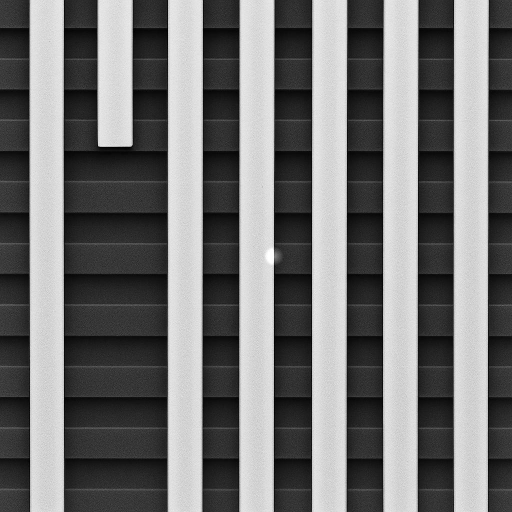
#> input picture old_versions/24_img_preprocess/image_with_bump.jpg, 1024 x 1024 px, found by its file name (shown at 1/2 size)
$ python 04_grid_analysis.py
#> lines starting #> are read from the running program, lines starting #| are printed output that depends on the picture
import numpy as np
from PIL import Image
import matplotlib.pyplot as plt
import matplotlib.patches as patches
from scipy import signal

class GridAnalyzer:
    def __init__(self, image_path):
        """初始化分析器"""
#> called with image_path = 'image_with_bump.jpg'
        self.image = Image.open(image_path).convert('L')
#> self.image is the input picture: PIL image 1024x1024 L; min 0, max 255, mean 114.1
        self.image_np = np.array(self.image)
        self.height, self.width = self.image_np.shape
#> self.height = 1024; self.width = 1024
        self.vertical_lines = []
        self.horizontal_lines = []
        self.grid_cells = []

    def detect_grid_lines(self):
        """檢測網格線（垂直和水平）"""
        # 檢測垂直線
        column_means = np.mean(self.image_np, axis=0)
#> column_means = 1024 values, max 225.8 at index 342, min 3.03 at index 906, mean 114.1
        col_gradient = np.gradient(column_means)
#> col_gradient = 1024 values, max 102.4 at index 335, min -99.63 at index 405, mean -0.000959

        # 找出亮度變化大的位置（可能是邊界）
        col_threshold = np.std(col_gradient) * 2
#> col_threshold = 25.36
        vertical_edges = np.where(np.abs(col_gradient) > col_threshold)[0]
#> vertical_edges = 32 values from 58 to 977

        # 合併相近的邊緣
        self.vertical_lines = []
        if len(vertical_edges) > 0:
            current_group = [vertical_edges[0]]
#> current_group = [58]
            for i in range(1, len(vertical_edges)):
                if vertical_edges[i] - vertical_edges[i-1] < 10:
                    current_group.append(vertical_edges[i])
                else:
                    self.vertical_lines.append(int(np.mean(current_group)))
                    current_group = [vertical_edges[i]]
#> this loop made 31 passes
#> current_group on passes 3, 5, 6, 7, 10, 12, 14, 16, 18, 21, 24, 26: [127], [195], [265], [334], [404], [478], [547], [623], [692], [765], [835], [906]
#> after the loop, self.vertical_lines = [59, 127, 195, 265, 335, 404, 478, 547, 623, 693, 766, 835, 907]
            self.vertical_lines.append(int(np.mean(current_group)))

        # 檢測水平線
        row_means = np.mean(self.image_np, axis=1)
#> row_means = 1024 values, max 142.8 at index 118, min 93.13 at index 798, mean 114.1
        row_gradient = np.gradient(row_means)
#> row_gradient = 1024 values, max 10.09 at index 608, min -14.76 at index 547, mean -0.00829

        row_threshold = np.std(row_gradient) * 2
#> row_threshold = 4.12
        horizontal_edges = np.where(np.abs(row_gradient) > row_threshold)[0]
#> horizontal_edges = 53 values from 55 to 981

        # 合併相近的邊緣
        self.horizontal_lines = []
        if len(horizontal_edges) > 0:
            current_group = [horizontal_edges[0]]
#> current_group = [55]
            for i in range(1, len(horizontal_edges)):
                if horizontal_edges[i] - horizontal_edges[i-1] < 10:
                    current_group.append(horizontal_edges[i])
                else:
                    self.horizontal_lines.append(int(np.mean(current_group)))
                    current_group = [horizontal_edges[i]]
#> this loop made 52 passes
#> current_group on passes 2, 6, 8, 12, 16, 20, 22, 26, 29, 34, 37, 41: [116], [178], [238], [293], [361], [424], [485], [546], [607], [670], [731], [793]
#> after the loop, self.horizontal_lines = [55, 118, 178, 240, 297, 363, 424, 487, 547, 609, 671, 733, 793, 856, 916]
            self.horizontal_lines.append(int(np.mean(current_group)))

        print(f"Found {len(self.vertical_lines)} vertical lines")
#| Found 14 vertical lines
        print(f"Found {len(self.horizontal_lines)} horizontal lines")
#| Found 16 horizontal lines

        return self.vertical_lines, self.horizontal_lines

    def create_grid_cells(self):
        """根據檢測到的線條創建網格單元"""
        self.grid_cells = []

        # 添加邊界
        v_lines = [0] + sorted(self.vertical_lines) + [self.width]
#> v_lines = [0, 59, 127, 195, 265, 335, 404, 478, 547, 623, 693, 766, 835, 907, 976, 1024]
        h_lines = [0] + sorted(self.horizontal_lines) + [self.height]
#> h_lines = [0, 55, 118, 178, 240, 297, 363, 424, 487, 547, 609, 671, 733, 793, 856, 916, 979, 1024]

        # 創建所有網格單元
        for i in range(len(h_lines) - 1):
            for j in range(len(v_lines) - 1):
                cell = {
                    'row': i,
                    'col': j,
                    'x1': v_lines[j],
                    'y1': h_lines[i],
                    'x2': v_lines[j + 1],
                    'y2': h_lines[i + 1],
                    'width': v_lines[j + 1] - v_lines[j],
                    'height': h_lines[i + 1] - h_lines[i]
                }

                # 計算單元的平均亮度
                cell_region = self.image_np[cell['y1']:cell['y2'], cell['x1']:cell['x2']]
                if cell_region.size > 0:
                    cell['mean_brightness'] = np.mean(cell_region)
                    cell['std_brightness'] = np.std(cell_region)
                else:
                    cell['mean_brightness'] = 0
                    cell['std_brightness'] = 0

                self.grid_cells.append(cell)
#> this loop made 17 passes
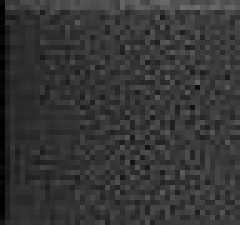
#> cell_region: shape (45, 48) (shown 5 times larger); min 0, max 108, mean 53.2
#> after the loop, self.grid_cells = 255 items

        return self.grid_cells

    def classify_cells(self):
        """分類網格單元（亮條、灰色方塊、暗區）"""
        brightnesses = [cell['mean_brightness'] for cell in self.grid_cells]
#> brightnesses = 255 values, max 221.5 at index 3, min 25.15 at index 19, mean 113.7

        # 使用聚類的方法分類
        bright_threshold = np.percentile(brightnesses, 75)
#> bright_threshold = 213.6
        dark_threshold = np.percentile(brightnesses, 25)
#> dark_threshold = 35.62

        for cell in self.grid_cells:
            if cell['mean_brightness'] > bright_threshold:
                cell['type'] = 'bright'
            elif cell['mean_brightness'] < dark_threshold:
                cell['type'] = 'dark'
            else:
                cell['type'] = 'gray'

        return self.grid_cells

    def find_target_cell(self, target_bbox):
        """找出目標框所在的網格單元"""
        x, y, w, h = target_bbox
        target_center_x = x + w // 2
        target_center_y = y + h // 2

        target_cell = None
        for cell in self.grid_cells:
            if (cell['x1'] <= target_center_x <= cell['x2'] and
                cell['y1'] <= target_center_y <= cell['y2']):
                target_cell = cell
                break

        return target_cell

    def visualize_grid_analysis(self, target_bbox, save_path=None):
        """視覺化網格分析結果"""
#> called with target_bbox = (548, 494, 12, 33), save_path = 'grid_analysis_result.png'
        plt.ioff()
        fig, (ax1, ax2) = plt.subplots(1, 2, figsize=(16, 8))

        # 左圖：顯示原圖和網格線
        ax1.imshow(self.image_np, cmap='gray')
        ax1.set_title('Grid Structure Detection')

        # 繪製垂直線
        for v_line in self.vertical_lines:
            ax1.axvline(x=v_line, color='yellow', linewidth=0.5, alpha=0.7)
#> this loop made 14 passes
#> v_line on passes 1 to 12: 59, 127, 195, 265, 335, 404, 478, 547, 623, 693, 766, 835

        # 繪製水平線
        for h_line in self.horizontal_lines:
            ax1.axhline(y=h_line, color='yellow', linewidth=0.5, alpha=0.7)
#> this loop made 16 passes
#> h_line on passes 1 to 12: 55, 118, 178, 240, 297, 363, 424, 487, 547, 609, 671, 733

        # 繪製目標框
        x, y, w, h = target_bbox
        target_rect = patches.Rectangle((x, y), w, h, linewidth=2,
                                      edgecolor='red', facecolor='none')
        ax1.add_patch(target_rect)

        # 找到並高亮目標單元
        target_cell = self.find_target_cell(target_bbox)
#> the loop in find_target_cell, `for cell in self.grid_cells:` made 129 passes
#> target_cell = 11 items
        if target_cell:
            cell_rect = patches.Rectangle((target_cell['x1'], target_cell['y1']),
                                        target_cell['width'], target_cell['height'],
                                        linewidth=3, edgecolor='lime',
                                        facecolor='lime', alpha=0.3)
            ax1.add_patch(cell_rect)
            ax1.text(target_cell['x1'] + 5, target_cell['y1'] + 15,
                    'Target Cell', color='lime', fontsize=10, weight='bold')

        # 右圖：顯示分類後的網格
        ax2.imshow(self.image_np, cmap='gray', alpha=0.3)
        ax2.set_title('Cell Classification')

        # 根據類型著色網格單元
        for cell in self.grid_cells:
            if cell['type'] == 'bright':
                color = 'white'
                alpha = 0.3
            elif cell['type'] == 'dark':
                color = 'black'
                alpha = 0.3
            else:  # gray
                color = 'gray'
                alpha = 0.2

            rect = patches.Rectangle((cell['x1'], cell['y1']),
                                   cell['width'], cell['height'],
                                   linewidth=0.5, edgecolor='black',
                                   facecolor=color, alpha=alpha)
            ax2.add_patch(rect)
#> this loop made 255 passes
#> (color, alpha) on passes 1 to 12: ('gray', 0.2), ('white', 0.3), ('gray', 0.2), ('white', 0.3), ('gray', 0.2), ('white', 0.3), ('gray', 0.2), ('white', 0.3), ('gray', 0.2), ('white', 0.3), ('gray', 0.2), ('white', 0.3)
#> color on pass 100: 'white'

        # 再次高亮目標單元
        if target_cell:
            cell_rect = patches.Rectangle((target_cell['x1'], target_cell['y1']),
                                        target_cell['width'], target_cell['height'],
                                        linewidth=3, edgecolor='red',
                                        facecolor='none')
            ax2.add_patch(cell_rect)

        # 顯示目標框
        target_rect2 = patches.Rectangle((x, y), w, h, linewidth=2,
                                       edgecolor='red', facecolor='none')
        ax2.add_patch(target_rect2)

        plt.tight_layout()

        if save_path:
            plt.savefig(save_path, dpi=150, bbox_inches='tight')
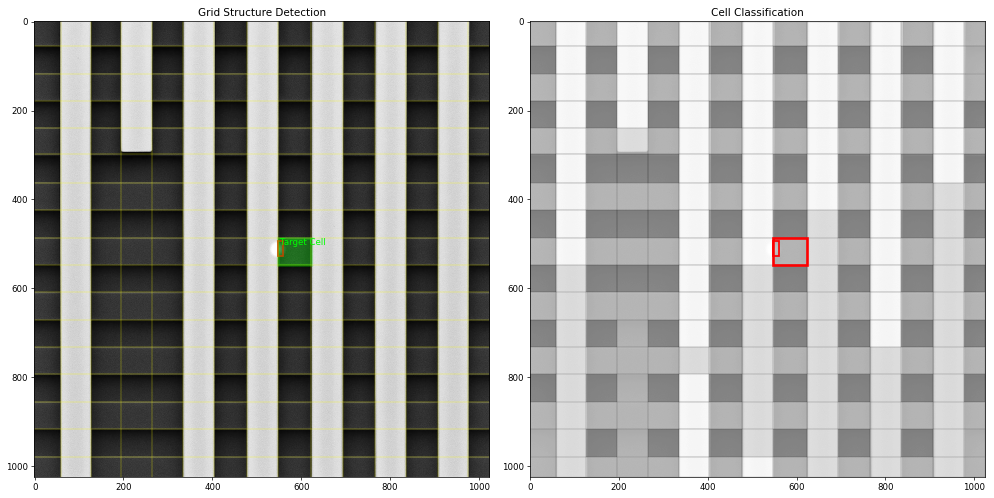
#> figure drawn by matplotlib, 2 panels
        plt.close()

        # 打印分析結果
        print("\n=== Grid Analysis Results ===")
        print(f"Grid size: {len(self.horizontal_lines)+1} x {len(self.vertical_lines)+1}")
#| Grid size: 17 x 15
        print(f"Total cells: {len(self.grid_cells)}")
#| Total cells: 255

        # 統計各類型單元
        cell_types = {}
        for cell in self.grid_cells:
            cell_types[cell['type']] = cell_types.get(cell['type'], 0) + 1
#> after the loop, cell_types = {'gray': 127, 'bright': 64, 'dark': 64}

        print("\nCell type distribution:")
        for cell_type, count in cell_types.items():
            print(f"  {cell_type}: {count} cells")
#> this loop made 3 passes
#> (cell_type, count) on passes 1 to 3: ('gray', 127), ('bright', 64), ('dark', 64)
#|   gray: 127 cells
#|   bright: 64 cells
#|   dark: 64 cells

        if target_cell:
            print(f"\nTarget cell found:")
            print(f"  Position: Row {target_cell['row']}, Col {target_cell['col']}")
#|   Position: Row 8, Col 8
            print(f"  Bounds: ({target_cell['x1']}, {target_cell['y1']}) to "
                  f"({target_cell['x2']}, {target_cell['y2']})")
#|   Bounds: (547, 487) to (623, 547)
            print(f"  Size: {target_cell['width']} x {target_cell['height']}")
#|   Size: 76 x 60
            print(f"  Type: {target_cell['type']}")
#|   Type: gray
            print(f"  Mean brightness: {target_cell['mean_brightness']:.1f}")
#|   Mean brightness: 52.4


# 測試程式碼
if __name__ == "__main__":
    # 初始化分析器
    analyzer = GridAnalyzer('image_with_bump.jpg')

    # 檢測網格線
    analyzer.detect_grid_lines()

    # 創建網格單元
    analyzer.create_grid_cells()

    # 分類單元
    analyzer.classify_cells()

    # 使用者框選的缺陷區域
    x1, y1 = 548, 494
    x2, y2 = 560, 527
    target_bbox = (x1, y1, x2-x1, y2-y1)

    # 視覺化結果
    analyzer.visualize_grid_analysis(target_bbox, save_path='grid_analysis_result.png')
